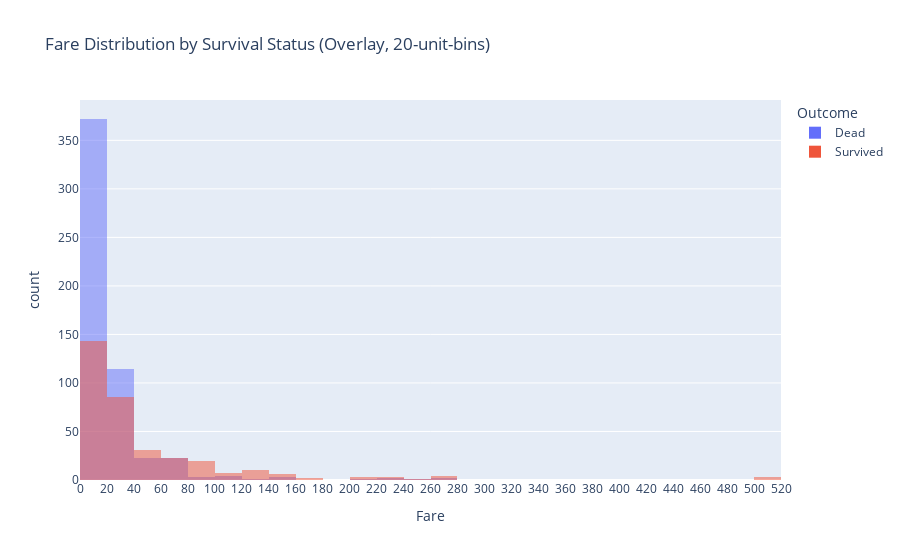

The notebook cell saved with this chart:
### Markdown cell above
#### 히스토그램 확인 
- 적은 운임비에 있는 승객의 사망률이 높음을 확인

### Code cell
import plotly.express as px

train_fare["Outcome"] = train_fare["Survived"].map({0: "Dead", 1: "Survived"})

fig = px.histogram(
    train_fare,
    x="Fare",
    color="Outcome",
    range_x=[0, 520],
    barmode="overlay",
    title="Fare Distribution by Survival Status (Overlay, 20-unit-bins)"
)

fig.update_traces(
    xbins=dict(start=0, end=520, size=20)
)

fig.update_layout(
    xaxis=dict(
        tickmode="array",
        tickvals = [i for i in range(0, 521, 20)]
    )
)

fig.show()

### Figure 1 — Plotly figure (JSON) as saved in the notebook; plotly's stock layout.template omitted (floating-point values rounded to 4 significant figures; data arrays with more than 128 entries replaced by an {"elided": "..."} marker saying what was removed)
{"data": [{"alignmentgroup": "True", "bingroup": "x", "hovertemplate": "Outcome=Dead<br>Fare=%{x}<br>count=%{y}<extra></extra>", "legendgroup": "Dead", "marker": {"color": "#636efa", "opacity": 0.5, "pattern": {"shape": ""}}, "name": "Dead", "offsetgroup": "Dead", "orientation": "v", "showlegend": true, "type": "histogram", "x": {"elided": "549 float values"}, "xaxis": "x", "xbins": {"end": 520, "size": 20, "start": 0}, "yaxis": "y"}, {"alignmentgroup": "True", "bingroup": "x", "hovertemplate": "Outcome=Survived<br>Fare=%{x}<br>count=%{y}<extra></extra>", "legendgroup": "Survived", "marker": {"color": "#EF553B", "opacity": 0.5, "pattern": {"shape": ""}}, "name": "Survived", "offsetgroup": "Survived", "orientation": "v", "showlegend": true, "type": "histogram", "x": {"elided": "342 float values"}, "xaxis": "x", "xbins": {"end": 520, "size": 20, "start": 0}, "yaxis": "y"}], "layout": {"barmode": "overlay", "legend": {"title": {"text": "Outcome"}, "tracegroupgap": 0}, "title": {"text": "Fare Distribution by Survival Status (Overlay, 20-unit-bins)"}, "xaxis": {"anchor": "y", "domain": [0, 1], "range": [0, 520], "tickmode": "array", "tickvals": [0, 20, 40, 60, 80, 100, 120, 140, 160, 180, 200, 220, 240, 260, 280, 300, 320, 340, 360, 380, 400, 420, 440, 460, 480, 500, 520], "title": {"text": "Fare"}}, "yaxis": {"anchor": "x", "domain": [0, 1], "title": {"text": "count"}}}}
